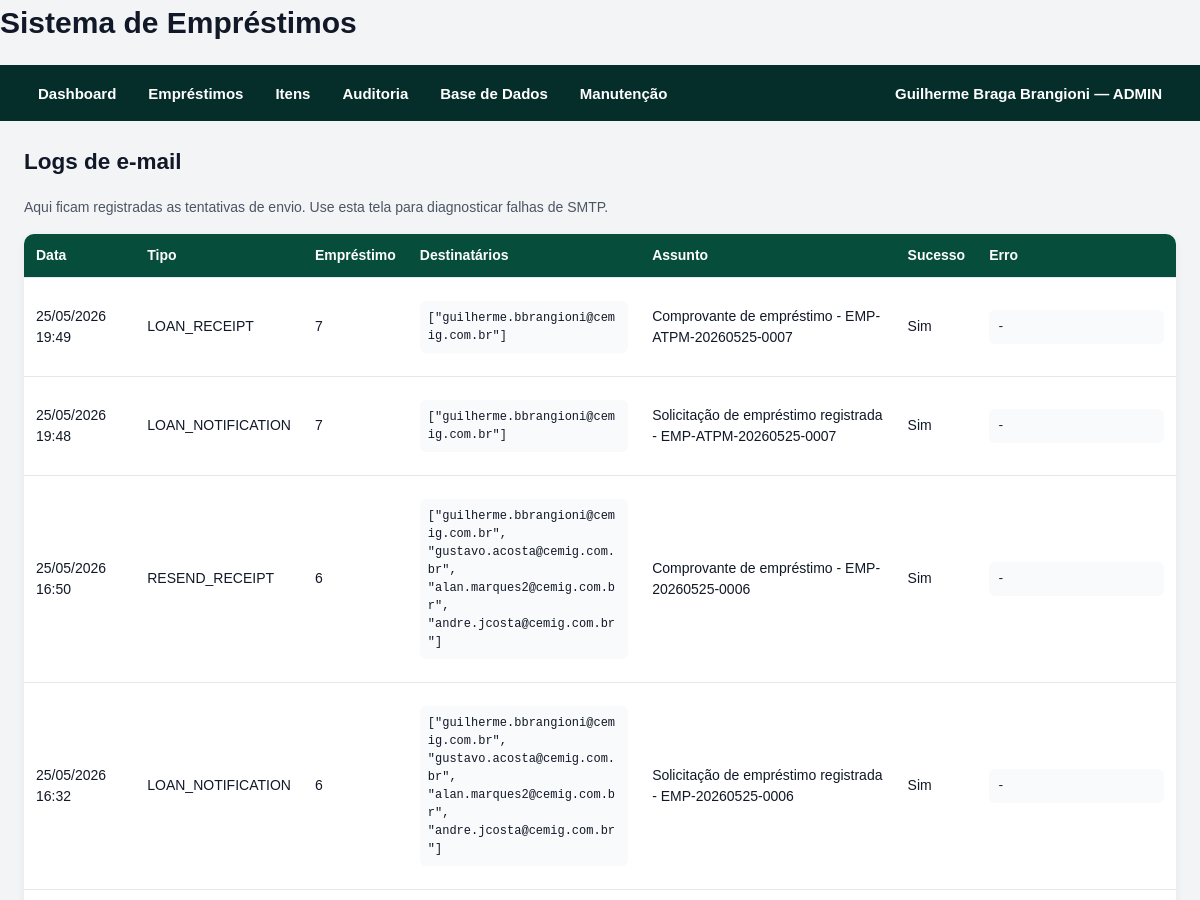
Page /emails/ (signed in, upper part) on the earlier database version.
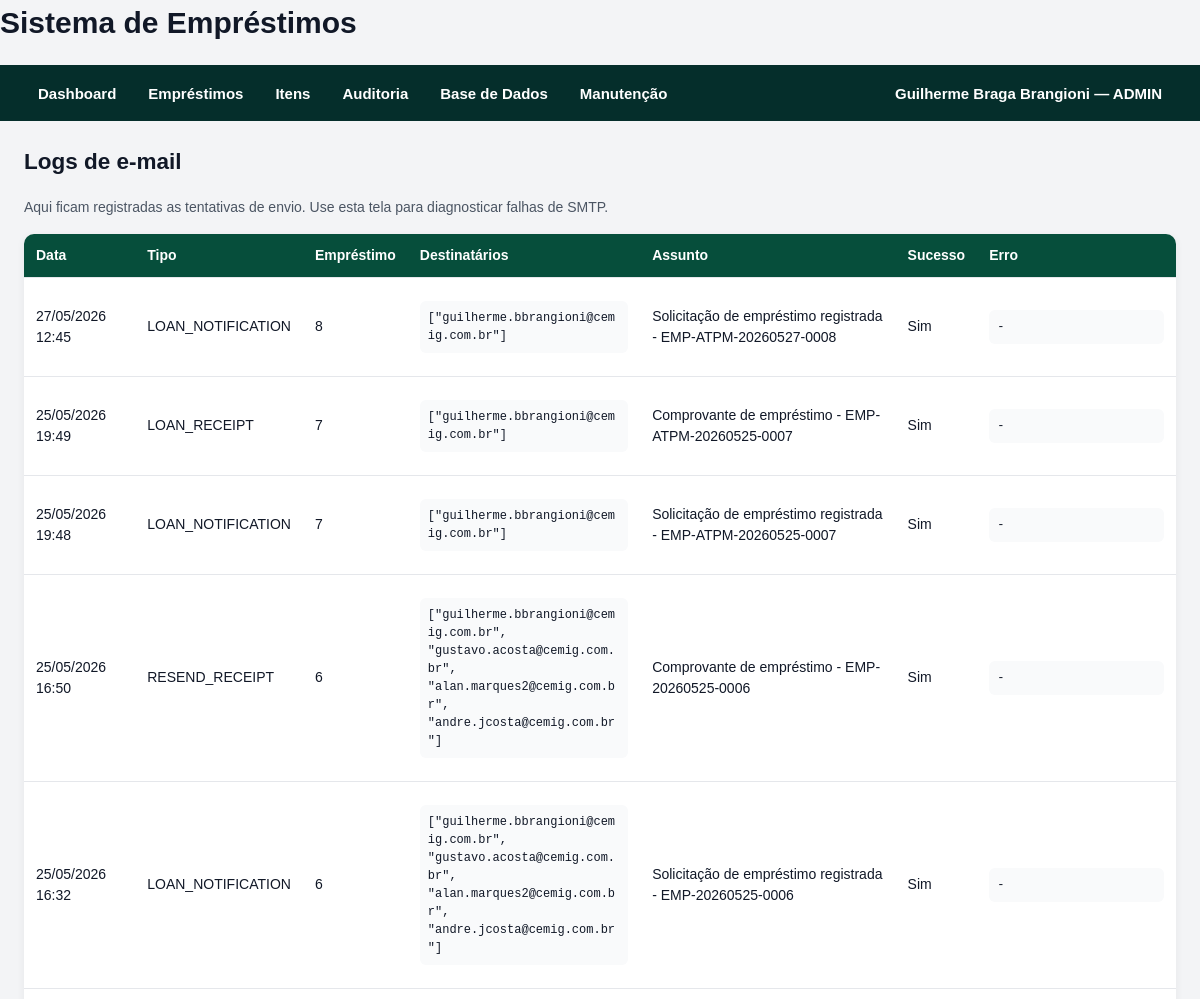
Same page on the later database version.
### models/email_log.py (models this page shows)
class EmailLog(db.Model):
    __tablename__ = "email_logs"
    id = db.Column(db.Integer, primary_key=True)
    loan_id = db.Column(db.Integer, db.ForeignKey("loans.id"), nullable=True)
    email_type = db.Column(db.String(100), nullable=False)
    recipients = db.Column(db.Text, nullable=False)
    subject = db.Column(db.String(255), nullable=False)
    success = db.Column(db.Boolean, default=False)
    error = db.Column(db.Text)
    created_at = db.Column(db.DateTime, default=datetime.utcnow)

### routes/email_routes.py (the view)
@email_bp.route("/")
def email_logs():
    logs = EmailLog.query.order_by(
        EmailLog.created_at.desc()
    ).limit(300).all()
    return render_template(
        "email_logs.html",
        logs=logs,
    )

### services/auth_service.py (called while the page is built)
    @staticmethod
    def count_users() -> int:
        return SystemUser.query.count()

    @staticmethod
    def get_current_user() -> SystemUser | None:
        user_id = session.get(AuthService.SESSION_USER_ID_KEY)
        if not user_id:
            return None
        user = db.session.get(SystemUser, user_id)
        if not user or not user.active:
            AuthService.logout_user()
            return None
        return user

### templates/email_logs.html
{% extends "base.html" %}
{% block content %}
<h2>Logs de e-mail</h2>
<p class="hint">
    Aqui ficam registradas as tentativas de envio.
    Use esta tela para diagnosticar falhas de SMTP.
</p>
<table>
    <thead>
        <tr>
            <th>Data</th>
            <th>Tipo</th>
            <th>Empréstimo</th>
            <th>Destinatários</th>
            <th>Assunto</th>
            <th>Sucesso</th>
            <th>Erro</th>
        </tr>
    </thead>
    <tbody>
        {% for log in logs %}
        <tr>
            <td>{{ log.created_at.strftime("%d/%m/%Y %H:%M") }}</td>
            <td>{{ log.email_type }}</td>
            <td>{{ log.loan_id or "-" }}</td>
            <td><pre>{{ log.recipients }}</pre></td>
            <td>{{ log.subject }}</td>
            <td>{{ "Sim" if log.success else "Não" }}</td>
            <td><pre>{{ log.error or "-" }}</pre></td>
        </tr>
        {% endfor %}
    </tbody>
</table>
{% endblock %}

Differences in the rows shown:
added EmailLog: created_at "27/05/2026 12:45", email_type "LOAN_NOTIFICATION", loan "8", recipients "[\"guilherme.bbrangioni@cemig.com.br\"]", subject "Solicitação de empréstimo registrada - EMP-ATPM-20260527-0008", success "Sim", error "-"
